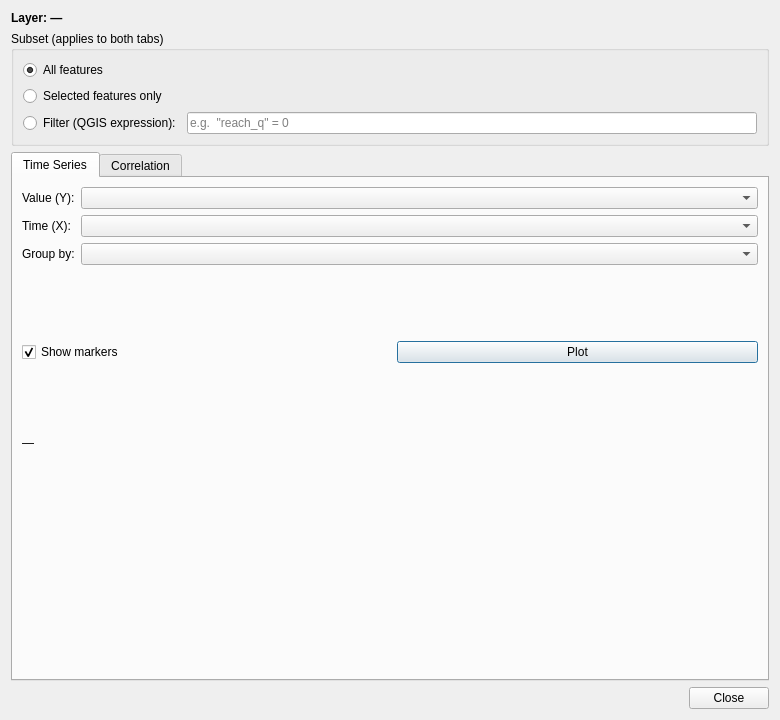
<?xml version="1.0" encoding="UTF-8"?>
<ui version="4.0">
 <class>StatisticsDialog</class>
 <widget class="QDialog" name="StatisticsDialog">
  <property name="geometry">
   <rect><x>0</x><y>0</y><width>780</width><height>720</height></rect>
  </property>
  <property name="windowTitle"><string>Statistics</string></property>
  <layout class="QVBoxLayout" name="main_layout">

   <item>
    <widget class="QLabel" name="header_label">
     <property name="text"><string>Layer: —</string></property>
     <property name="styleSheet"><string>font-weight: bold;</string></property>
    </widget>
   </item>

   <item>
    <widget class="QGroupBox" name="subset_group">
     <property name="title"><string>Subset (applies to both tabs)</string></property>
     <layout class="QVBoxLayout" name="subset_layout">
      <item>
       <widget class="QRadioButton" name="all_radio">
        <property name="text"><string>All features</string></property>
        <property name="checked"><bool>true</bool></property>
       </widget>
      </item>
      <item>
       <widget class="QRadioButton" name="selected_radio">
        <property name="text"><string>Selected features only</string></property>
       </widget>
      </item>
      <item>
       <layout class="QHBoxLayout" name="filter_layout">
        <item><widget class="QRadioButton" name="filter_radio">
         <property name="text"><string>Filter (QGIS expression):</string></property>
        </widget></item>
        <item><widget class="QLineEdit" name="filter_edit">
         <property name="placeholderText"><string>e.g.  "reach_q" = 0</string></property>
        </widget></item>
       </layout>
      </item>
     </layout>
    </widget>
   </item>

   <item>
    <widget class="QTabWidget" name="tabs">
     <property name="currentIndex"><number>0</number></property>

     <widget class="QWidget" name="ts_tab">
      <attribute name="title"><string>Time Series</string></attribute>
      <layout class="QVBoxLayout" name="ts_layout">
       <item>
        <layout class="QFormLayout" name="ts_form">
         <item row="0" column="0"><widget class="QLabel"><property name="text"><string>Value (Y):</string></property></widget></item>
         <item row="0" column="1"><widget class="QComboBox" name="ts_value_combo"/></item>
         <item row="1" column="0"><widget class="QLabel"><property name="text"><string>Time (X):</string></property></widget></item>
         <item row="1" column="1"><widget class="QComboBox" name="ts_time_combo"/></item>
         <item row="2" column="0"><widget class="QLabel"><property name="text"><string>Group by:</string></property></widget></item>
         <item row="2" column="1"><widget class="QComboBox" name="ts_group_combo"/></item>
        </layout>
       </item>
       <item>
        <layout class="QHBoxLayout" name="ts_action_row">
         <item><widget class="QCheckBox" name="ts_markers_check">
          <property name="text"><string>Show markers</string></property>
          <property name="checked"><bool>true</bool></property>
         </widget></item>
         <item><spacer><property name="orientation"><enum>Qt::Horizontal</enum></property></spacer></item>
         <item><widget class="QPushButton" name="ts_plot_button">
          <property name="text"><string>Plot</string></property>
         </widget></item>
        </layout>
       </item>
       <item>
        <widget class="QLabel" name="ts_status_label">
         <property name="text"><string>—</string></property>
        </widget>
       </item>
       <item>
        <widget class="QWidget" name="ts_plot_host">
         <layout class="QVBoxLayout" name="ts_plot_layout"/>
        </widget>
       </item>
      </layout>
     </widget>

     <widget class="QWidget" name="corr_tab">
      <attribute name="title"><string>Correlation</string></attribute>
      <layout class="QVBoxLayout" name="corr_layout">
       <item>
        <layout class="QFormLayout" name="corr_form">
         <item row="0" column="0"><widget class="QLabel"><property name="text"><string>X field:</string></property></widget></item>
         <item row="0" column="1"><widget class="QComboBox" name="corr_x_combo"/></item>
         <item row="1" column="0"><widget class="QLabel"><property name="text"><string>Y field:</string></property></widget></item>
         <item row="1" column="1"><widget class="QComboBox" name="corr_y_combo"/></item>
        </layout>
       </item>
       <item>
        <widget class="QGroupBox" name="corr_method_group">
         <property name="title"><string>Method</string></property>
         <layout class="QHBoxLayout">
          <item><widget class="QRadioButton" name="pearson_radio">
           <property name="text"><string>Pearson</string></property>
           <property name="checked"><bool>true</bool></property>
          </widget></item>
          <item><widget class="QRadioButton" name="spearman_radio">
           <property name="text"><string>Spearman</string></property>
          </widget></item>
          <item><widget class="QRadioButton" name="kendall_radio">
           <property name="text"><string>Kendall</string></property>
          </widget></item>
          <item><spacer><property name="orientation"><enum>Qt::Horizontal</enum></property></spacer></item>
         </layout>
        </widget>
       </item>
       <item>
        <layout class="QHBoxLayout" name="corr_action_row">
         <item><widget class="QCheckBox" name="corr_regression_check">
          <property name="text"><string>Show regression line</string></property>
          <property name="checked"><bool>true</bool></property>
         </widget></item>
         <item><spacer><property name="orientation"><enum>Qt::Horizontal</enum></property></spacer></item>
         <item><widget class="QPushButton" name="corr_compute_button">
          <property name="text"><string>Compute</string></property>
         </widget></item>
        </layout>
       </item>
       <item>
        <widget class="QLabel" name="corr_stats_label">
         <property name="text"><string>r = —    p = —    n = —</string></property>
         <property name="styleSheet"><string>font-weight: bold;</string></property>
        </widget>
       </item>
       <item>
        <widget class="QWidget" name="corr_plot_host">
         <layout class="QVBoxLayout" name="corr_plot_layout"/>
        </widget>
       </item>
      </layout>
     </widget>

    </widget>
   </item>

   <item>
    <widget class="QDialogButtonBox" name="buttonBox">
     <property name="standardButtons"><set>QDialogButtonBox::Close</set></property>
    </widget>
   </item>
  </layout>
 </widget>

 <connections>
  <connection>
   <sender>buttonBox</sender><signal>rejected()</signal>
   <receiver>StatisticsDialog</receiver><slot>reject()</slot>
  </connection>
 </connections>
</ui>
